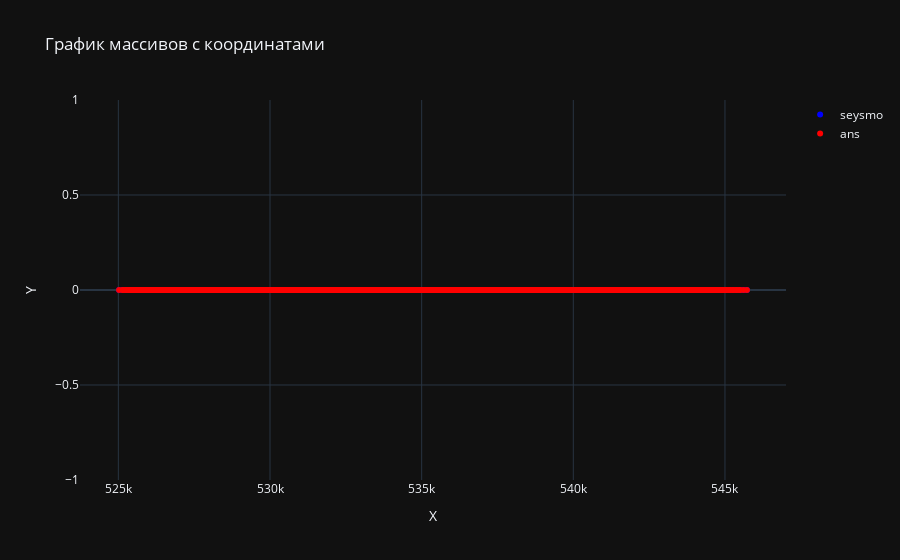

Notebook code for this chart:
### Markdown cell above
Постепенно увеличивал радиус для y, вычитаю координату так как на графике вижу куда смещение идет. Возможны неточности, но как есть.

### Code cell
x1, y1, f1 = zip(*list(big_dict.keys()))

# Разделяем координаты X и Y для второго массива
x2 = list(otv_dict_x.keys())


# Создаем трассировки для каждого массива
trace1 = go.Scatter(
    x=x1,
    y=[0]*len(x1),
    mode='markers',
    marker=dict(color='blue'),
    name='seysmo'
)

trace2 = go.Scatter(
    x=x2,
    y=[0]*len(x2),
    mode='markers',
    marker=dict(color='red'),
    name='ans'
)

# Определяем макет графика
layout = go.Layout(
    title='График массивов с координатами',
    xaxis=dict(title='X'),
    yaxis=dict(title='Y')
)

# Создаем фигуру с данными и макетом
fig = go.Figure(data=[trace1, trace2], layout=layout)

# Отображаем график
pio.show(fig)

### Figure 1 — Plotly figure (JSON) as saved in the notebook; plotly's stock layout.template omitted (floating-point values rounded to 4 significant figures; data arrays with more than 128 entries replaced by an {"elided": "..."} marker saying what was removed)
{"data": [{"marker": {"color": "blue"}, "mode": "markers", "name": "seysmo", "x": {"elided": "5208 int values"}, "y": {"elided": "5208 int values"}, "type": "scatter"}, {"marker": {"color": "red"}, "mode": "markers", "name": "ans", "x": {"elided": "5289 int values"}, "y": {"elided": "5289 int values"}, "type": "scatter"}], "layout": {"title": {"text": "График массивов с координатами"}, "xaxis": {"title": {"text": "X"}}, "yaxis": {"title": {"text": "Y"}}}}
